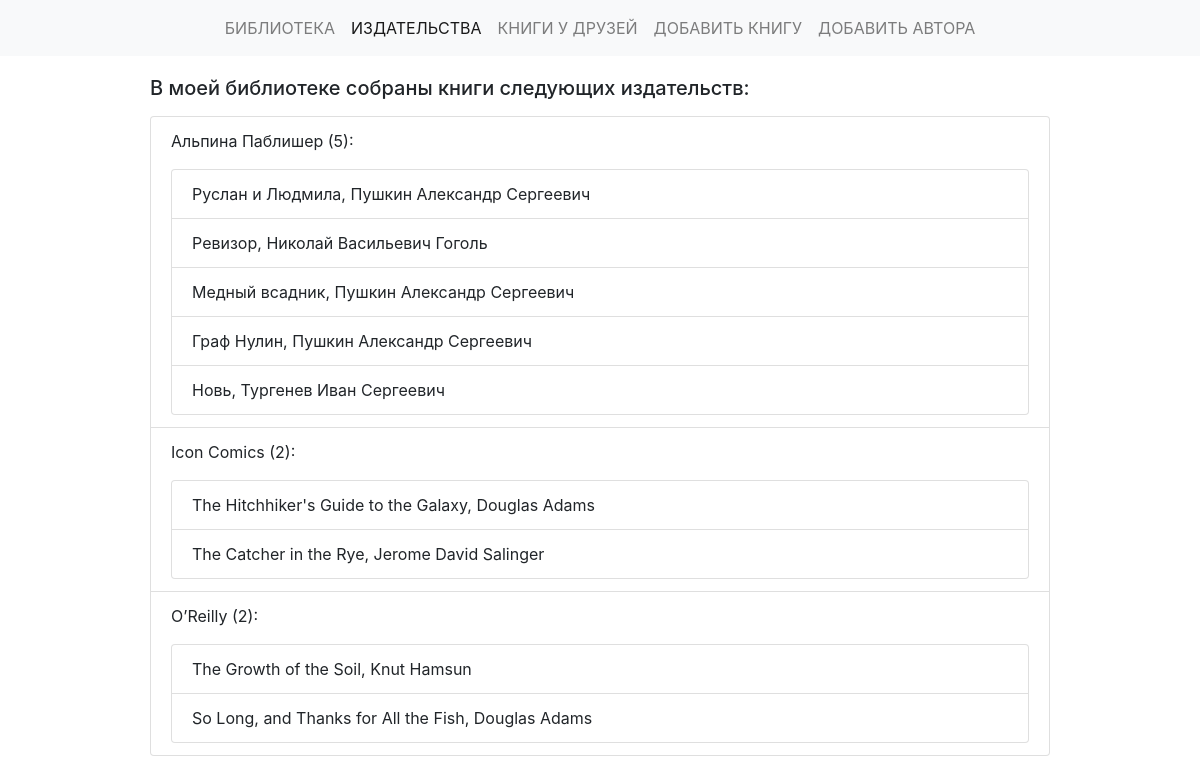
The app's page /publishers/, older data.
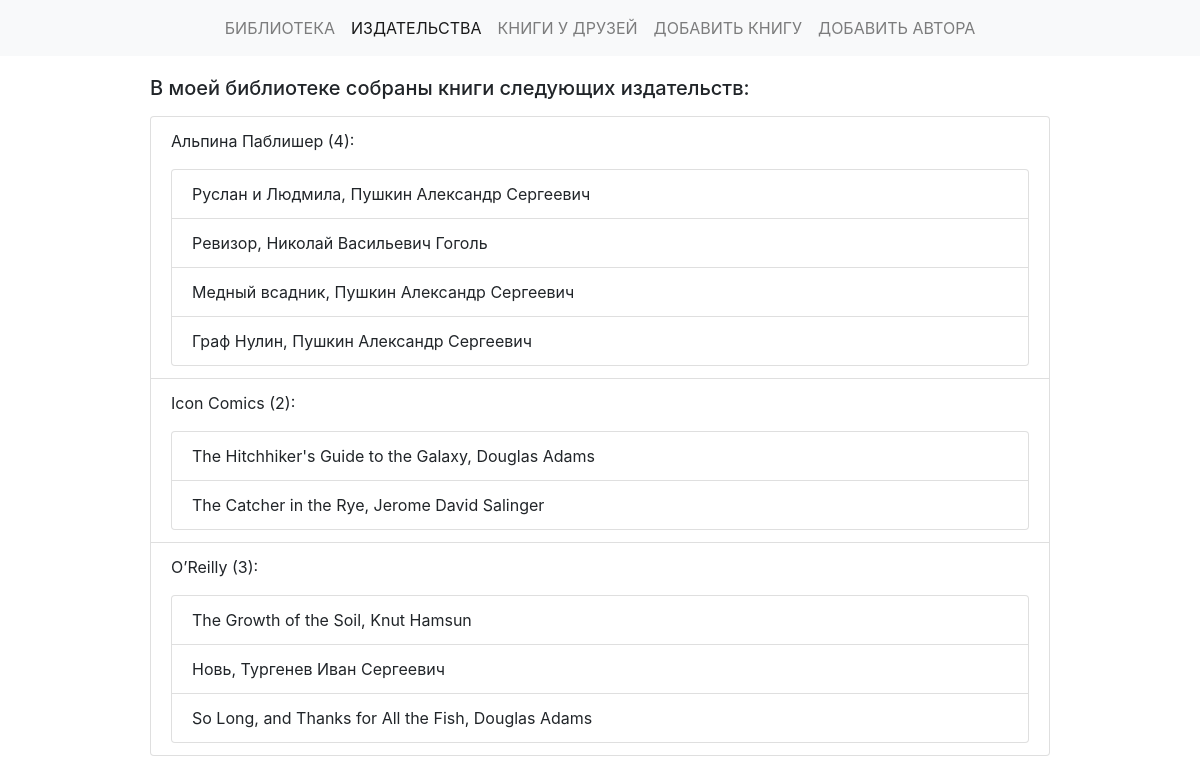
The same page, newer data.
### p_library/models.py (models this page shows, shortened)
class Publisher(models.Model):
    title = models.CharField(max_length=200)

class Book(models.Model):
    ISBN = models.CharField(max_length=13)
    title = models.TextField()
    description = models.TextField()
    year_release = models.SmallIntegerField()
    author = models.ForeignKey(Author, on_delete=models.CASCADE)
    copy_count = models.PositiveIntegerField(default=1)
    price = models.DecimalField(max_digits=100, decimal_places=2, default=0.00)
    publisher = models.ForeignKey(Publisher, related_name="books", on_delete=models.SET_NULL, null=True, blank=True)
    borrower = models.ForeignKey(Friend, related_name="borrowed_books", on_delete=models.SET_NULL, null=True, blank=True)
    cover = models.ImageField(upload_to='book_covers', blank=True)

class Author(models.Model):
    full_name = models.TextField()
    birth_year = models.SmallIntegerField()
    country = models.CharField(max_length=2)
    def __str__(self):
        return self.full_name

### p_library/views.py (the view)
# urls.py: path("publishers/", views.publishers, name="publishers"),
def publishers(request):
    template = loader.get_template("publishers_list.html")
    publishers = Publisher.objects.all()
    publishers_data = {"publishers": publishers}
    return HttpResponse(template.render(publishers_data))

### p_library/templatetags/pub_books.py (called while the page is built)
@register.filter
def count_books(publisher):
    return publisher.books.count()

### p_library/templates/publishers_list.html
{% extends "base.html" %}
{% load pub_books %}
{% block nav-pub %}<a class="nav-item nav-link active text-uppercase" href="">Издательства</a>{% endblock %}
{% block content %}
    <h5 class="mb-3">В моей библиотеке собраны книги следующих издательств:</h5>
    <ul class="list-group">
        {% for pub in publishers %}
        <li class="list-group-item">
            <p>{{ pub.title }} ({{ pub|count_books }}):</p>
            <ul class="list-group">
                {% for book in pub.books.all %}
                <li class="list-group-item">
                    {{ book.title }}, {{ book.author }}
                </li>
                {% endfor %}
            </ul>
        </li>
        {% endfor %}
    </ul>
{% endblock %}

### p_library/templates/base.html (shortened to what this page needs)
{% load static %}
<!DOCTYPE html>
<html lang="ru">
<head>
    <link rel="stylesheet" href="https://stackpath.bootstrapcdn.com/bootstrap/4.1.3/css/bootstrap.min.css"
>
    <link rel="stylesheet" href="{% static 'css/base.css' %}">
</head>
<body>
    <header>
        {% block nav %}
        <nav class="navbar navbar-expand-lg navbar-light bg-light mb-3 justify-content-center">
            <div class="navbar-nav">
                {% block nav-lib %}<a class="nav-item nav-link" href="{% url 'library' %}">Библиотека</a>{% endblock %}
                {% block nav-pub %}<a class="nav-item nav-link" href="{% url 'publishers' %}">Издательства</a>{% endblock %}
                {% block nav-borrowed %}<a class="nav-item nav-link" href="{% url 'borrowed_books' %}">Книги у друзей</a>{% endblock %}
                {% block nav-add-book %}<a class="nav-item nav-link" href="{% url 'add_book' %}">Добавить книгу</a>{% endblock %}
                {% block nav-add-author %}<a class="nav-item nav-link" href="{% url 'add_author' %}">Добавить автора</a>{% endblock %}
            </div>
        </nav>
        {% endblock %}
    </header>
    <main>
        {% block content %}
        {% endblock %}
    </main>
</body>
</html>

### p_library/static/css/base.css (style rules this page uses)
main { margin: 20px 150px; }
nav a { text-transform: uppercase; }

Row changes from the older to the newer data that the page shows:
changed Publisher "Альпина Паблишер": id "5" → "4"; loses Book (title "Новь", author "Тургенев Иван Сергеевич")
changed Publisher "O’Reilly": id "2" → "3"; gains Book (title "Новь", author "Тургенев Иван Сергеевич")
